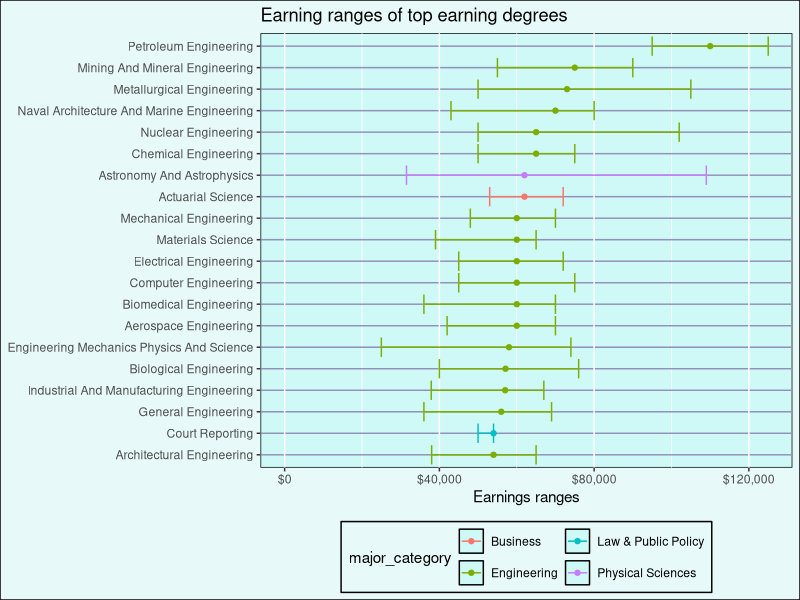
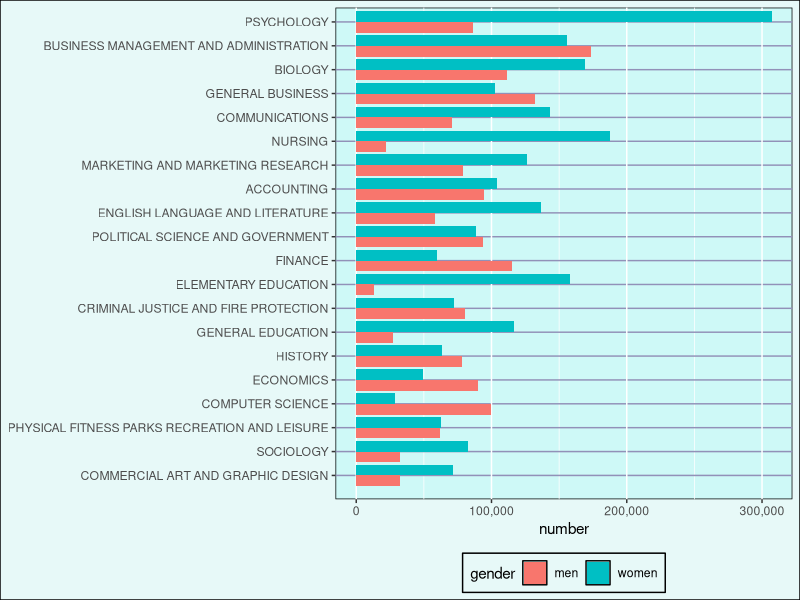
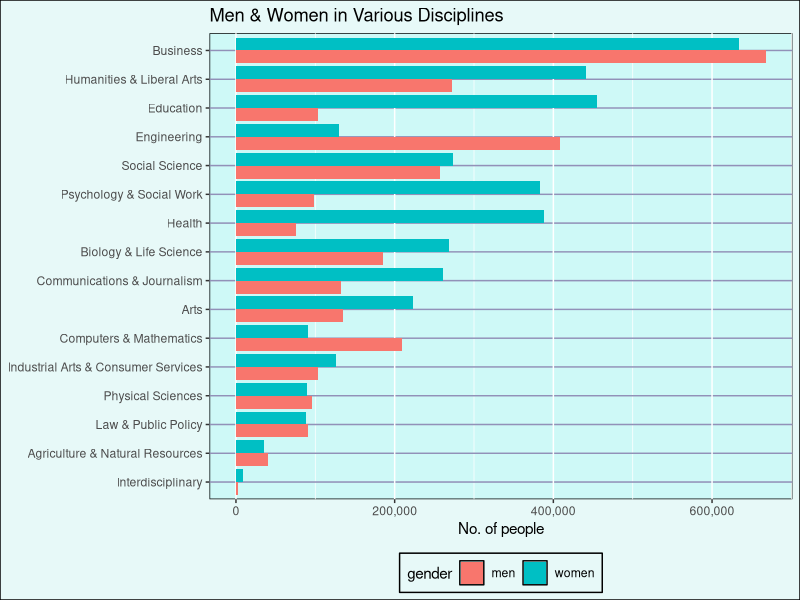

These figures' R source, in order:
## ---- chunk 1
knitr::opts_chunk$set(echo = F,
                      message = F, 
                      out.width = "95%")
## ---- chunk 2

library("tidyverse")
library("scales")

#Loading a custom theme.
theme_set(theme(panel.background = element_rect("#cef9f7"),
                plot.background =  element_rect("#e7f9f8"),
                panel.grid.major.y = element_line("#9291b8"),
                legend.background = element_rect("#e7f9f8"),
                legend.position = "bottom" ))
#Reading in the data set.
graduates <- read_csv("recent_grads.csv")
## ---- chunk 3
graduates %>% 
  arrange(desc(median)) %>% 
  select(major_category, median, major, p25th, p75th) %>% 
  head(20) %>% 
  mutate(major = str_to_title(major), 
         major = fct_reorder(major, median)) %>% 
  ggplot(aes(x = median, y = major, col = major_category)) +
  geom_point() +
  geom_errorbar(aes(xmin = p25th, xmax = p75th)) +
  expand_limits(x = 0) +
  labs(title = "Earning ranges of top earning degrees",
       x = "Earnings ranges", y = NULL) + 
  scale_x_continuous(labels = dollar) +
  guides(color = guide_legend(nrow = 2))
## ---- chunk 4
graduates %>% 
  filter(!is.na(total)) %>% 
  arrange(desc(total)) %>% 
  head(20) %>% 
  mutate(major = fct_reorder(major, total)) %>% 
  pivot_longer(men:women, 
               names_to = "gender", 
               values_to = "number")%>% 
  ggplot(aes(x = major,y = number, fill = gender)) +
  geom_col(position = "dodge") +
  scale_y_continuous(labels = comma) +
  expand_limits(y = 0, x = 0) +
  coord_flip() +
  labs(x = NULL)
  
## ---- chunk 5
graduates %>% 
  filter(!is.na(total)) %>% 
    pivot_longer(cols = c(men, women), 
                           names_to = "gender", 
                           values_to = "number") %>% 
  group_by(major_category, gender) %>% 
  summarize(n = sum(number)) %>% 
  filter(!is.na(n)) %>% 
  ggplot(aes(x = fct_reorder(major_category, n),
             y = n, fill = gender)) +
  geom_col(position = "dodge") +
  coord_flip() +
  theme(panel.background = element_rect("#cef9f7"),
        plot.background =  element_rect("#e7f9f8"),
        panel.grid.major.y = element_line("#9291b8")) +
  scale_y_continuous(labels = comma) +
  #scale_fill_manual(values = c(women = "#E54F5F",men = "#214490")) +
  labs(title = "Men & Women in Various Disciplines",
       x = NULL,
       y = "No. of people")
       
